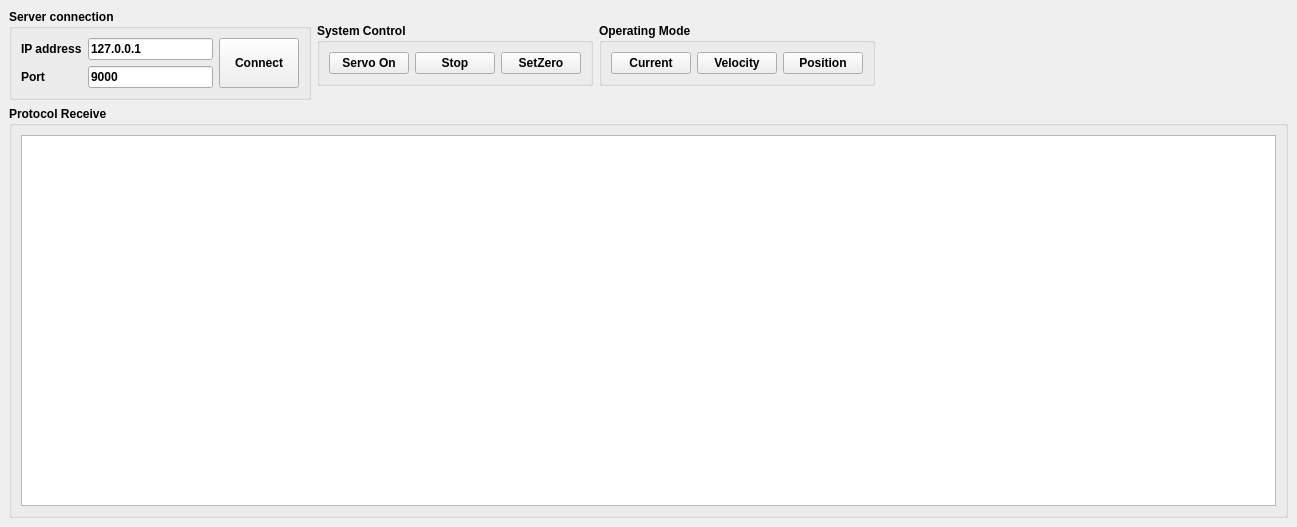
<?xml version="1.0" encoding="UTF-8"?>
<ui version="4.0">
 <class>MainWindow</class>
 <widget class="QMainWindow" name="MainWindow">
  <property name="geometry">
   <rect>
    <x>0</x>
    <y>0</y>
    <width>1297</width>
    <height>527</height>
   </rect>
  </property>
  <property name="font">
   <font>
    <weight>75</weight>
    <bold>true</bold>
   </font>
  </property>
  <property name="windowTitle">
   <string>PMI TCP Client</string>
  </property>
  <widget class="QWidget" name="centralwidget">
   <layout class="QGridLayout" name="gridLayout_4">
    <item row="0" column="0">
     <widget class="QGroupBox" name="groupBoxServer">
      <property name="sizePolicy">
       <sizepolicy hsizetype="Fixed" vsizetype="Fixed">
        <horstretch>0</horstretch>
        <verstretch>0</verstretch>
       </sizepolicy>
      </property>
      <property name="title">
       <string>Server connection</string>
      </property>
      <layout class="QGridLayout" name="gridLayout">
       <item row="0" column="0">
        <layout class="QVBoxLayout" name="verticalLayout_2">
         <item>
          <widget class="QLabel" name="labelIp">
           <property name="text">
            <string>IP address</string>
           </property>
          </widget>
         </item>
         <item>
          <widget class="QLabel" name="labelPort">
           <property name="text">
            <string>Port</string>
           </property>
          </widget>
         </item>
        </layout>
       </item>
       <item row="0" column="1">
        <layout class="QVBoxLayout" name="verticalLayout">
         <item>
          <widget class="QLineEdit" name="ipEdit">
           <property name="sizePolicy">
            <sizepolicy hsizetype="Minimum" vsizetype="Fixed">
             <horstretch>0</horstretch>
             <verstretch>0</verstretch>
            </sizepolicy>
           </property>
           <property name="text">
            <string>127.0.0.1</string>
           </property>
           <property name="placeholderText">
            <string>e.g. 127.0.0.1</string>
           </property>
           <property name="clearButtonEnabled">
            <bool>false</bool>
           </property>
          </widget>
         </item>
         <item>
          <widget class="QLineEdit" name="portEdit">
           <property name="sizePolicy">
            <sizepolicy hsizetype="Minimum" vsizetype="Fixed">
             <horstretch>0</horstretch>
             <verstretch>0</verstretch>
            </sizepolicy>
           </property>
           <property name="maximumSize">
            <size>
             <width>16777215</width>
             <height>16777215</height>
            </size>
           </property>
           <property name="text">
            <string>9000</string>
           </property>
           <property name="placeholderText">
            <string>e.g. 9000</string>
           </property>
          </widget>
         </item>
        </layout>
       </item>
       <item row="0" column="2">
        <widget class="QPushButton" name="btnConnect">
         <property name="sizePolicy">
          <sizepolicy hsizetype="Fixed" vsizetype="Expanding">
           <horstretch>0</horstretch>
           <verstretch>0</verstretch>
          </sizepolicy>
         </property>
         <property name="text">
          <string>Connect</string>
         </property>
         <property name="checkable">
          <bool>true</bool>
         </property>
        </widget>
       </item>
      </layout>
     </widget>
    </item>
    <item row="0" column="1">
     <widget class="QGroupBox" name="groupBox">
      <property name="sizePolicy">
       <sizepolicy hsizetype="Fixed" vsizetype="Fixed">
        <horstretch>0</horstretch>
        <verstretch>0</verstretch>
       </sizepolicy>
      </property>
      <property name="title">
       <string>System Control</string>
      </property>
      <layout class="QGridLayout" name="gridLayout_2">
       <item row="0" column="0">
        <widget class="QPushButton" name="btnServoOn">
         <property name="sizePolicy">
          <sizepolicy hsizetype="Minimum" vsizetype="Expanding">
           <horstretch>0</horstretch>
           <verstretch>0</verstretch>
          </sizepolicy>
         </property>
         <property name="text">
          <string>Servo On</string>
         </property>
        </widget>
       </item>
       <item row="0" column="2">
        <widget class="QPushButton" name="btnZero">
         <property name="sizePolicy">
          <sizepolicy hsizetype="Minimum" vsizetype="Expanding">
           <horstretch>0</horstretch>
           <verstretch>0</verstretch>
          </sizepolicy>
         </property>
         <property name="text">
          <string>SetZero</string>
         </property>
        </widget>
       </item>
       <item row="0" column="1">
        <widget class="QPushButton" name="btnStop">
         <property name="sizePolicy">
          <sizepolicy hsizetype="Minimum" vsizetype="Expanding">
           <horstretch>0</horstretch>
           <verstretch>0</verstretch>
          </sizepolicy>
         </property>
         <property name="text">
          <string>Stop</string>
         </property>
        </widget>
       </item>
      </layout>
     </widget>
    </item>
    <item row="0" column="2">
     <widget class="QGroupBox" name="groupBox_2">
      <property name="sizePolicy">
       <sizepolicy hsizetype="Fixed" vsizetype="Fixed">
        <horstretch>0</horstretch>
        <verstretch>0</verstretch>
       </sizepolicy>
      </property>
      <property name="title">
       <string>Operating Mode</string>
      </property>
      <layout class="QGridLayout" name="gridLayout_3">
       <item row="0" column="1">
        <widget class="QPushButton" name="btnVelocity">
         <property name="sizePolicy">
          <sizepolicy hsizetype="Minimum" vsizetype="Expanding">
           <horstretch>0</horstretch>
           <verstretch>0</verstretch>
          </sizepolicy>
         </property>
         <property name="text">
          <string>Velocity</string>
         </property>
        </widget>
       </item>
       <item row="0" column="0">
        <widget class="QPushButton" name="btnCurrent">
         <property name="sizePolicy">
          <sizepolicy hsizetype="Minimum" vsizetype="Expanding">
           <horstretch>0</horstretch>
           <verstretch>0</verstretch>
          </sizepolicy>
         </property>
         <property name="text">
          <string>Current</string>
         </property>
        </widget>
       </item>
       <item row="0" column="2">
        <widget class="QPushButton" name="btnPosition">
         <property name="sizePolicy">
          <sizepolicy hsizetype="Minimum" vsizetype="Expanding">
           <horstretch>0</horstretch>
           <verstretch>0</verstretch>
          </sizepolicy>
         </property>
         <property name="text">
          <string>Position</string>
         </property>
        </widget>
       </item>
      </layout>
     </widget>
    </item>
    <item row="0" column="3">
     <spacer name="horizontalSpacer">
      <property name="orientation">
       <enum>Qt::Horizontal</enum>
      </property>
      <property name="sizeHint" stdset="0">
       <size>
        <width>370</width>
        <height>20</height>
       </size>
      </property>
     </spacer>
    </item>
    <item row="1" column="0" colspan="4">
     <widget class="QGroupBox" name="groupBoxProtocol">
      <property name="title">
       <string>Protocol Receive</string>
      </property>
      <layout class="QVBoxLayout" name="verticalLayoutProtocol">
       <item>
        <widget class="QTableView" name="telemetryTableView">
         <property name="alternatingRowColors">
          <bool>true</bool>
         </property>
         <property name="selectionMode">
          <enum>QAbstractItemView::NoSelection</enum>
         </property>
         <property name="selectionBehavior">
          <enum>QAbstractItemView::SelectItems</enum>
         </property>
         <property name="showGrid">
          <bool>true</bool>
         </property>
         <property name="sortingEnabled">
          <bool>false</bool>
         </property>
         <property name="cornerButtonEnabled">
          <bool>false</bool>
         </property>
        </widget>
       </item>
      </layout>
     </widget>
    </item>
   </layout>
  </widget>
 </widget>
 <resources/>
 <connections/>
</ui>
